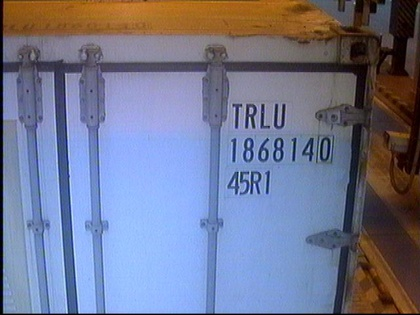
%> input picture ContainerRec/data1/16/3.jpg, 420 x 315 px, shrunk from 640 x 480 before the run
$ octave --eval "result = getNumFromBw(imread('data1/16/3.jpg'));"   (GNU Octave 9; MATLAB toolbox functions it lacks are replaced by stand-ins)
%> lines starting %> are read from the running program, lines starting %| are printed output that depends on the picture; in (x1, y1, x2, y2) boxes, pixels count from 0 and x2, y2 are one past the last pixel; in counts of white or black regions, pixels touching at a corner belong together; the program's own positions count from 1
### ContainerRec/getSqrt.m
function [ output_img ] = getSqrt( input_img )
%GETSQRT Summary of this function goes here
%   Detailed explanation goes here

I{10}  = '0';
I{1} = input_img;
% I{3} = imread('resource/16/3.jpg');
% figure;imshow(I{1});
% I{1} = rgb2gray(I{1});

% figure;imshow(I{1});
% I{1} = ordfilt2(I{1} ,5,ones(6,6));%滤波
% figure;imshow(I{1});

%% 下面是取色阶
hy = fspecial('sobel');
hx = hy';
Iy = imfilter(double(I{1}), hy, 'replicate');
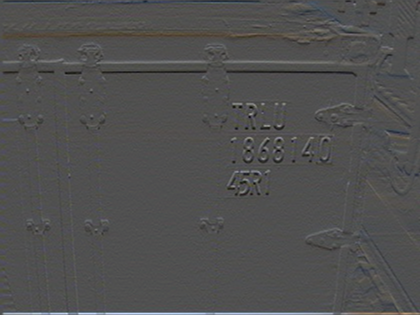
%> Iy: size 315x420x3 double; mean R, G, B 2.8, 1.8, 0.6; drawn with min black and max white
Ix = imfilter(double(I{1}), hx, 'replicate');
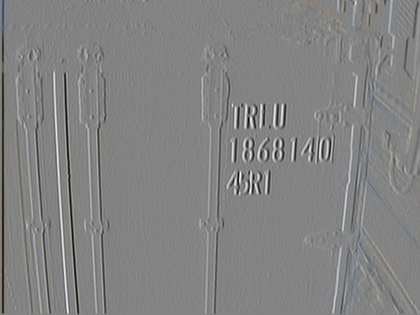
%> Ix: size 315x420x3 double; mean R, G, B -1, -0.6, -0.2; drawn with min black and max white
gradmag = sqrt(Ix.^2 + Iy.^2);
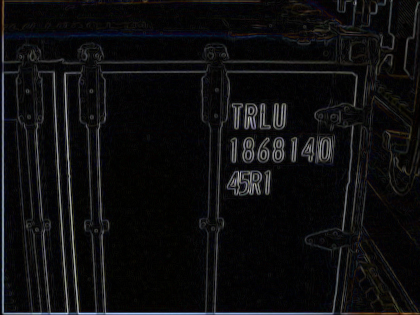
%> gradmag: size 315x420x3 double; mean R, G, B 53.2, 53, 57.4; drawn with min black and max white
%gradmagUint高阶
gradmagUint = im2uint8(gradmag/255);
[m,n] = size(gradmagUint);
%> m = 315; n = 1260
%下面是对边界做一个消除
doWhrite = 20;
for i=1:m
    for j=1:n
        if(i<doWhrite||i>(m-doWhrite))
            gradmagUint(i,j,:) = 0;
            gradmag(i,j,:) = 0;
        end
        if(j<doWhrite||j>(n-doWhrite))
            gradmagUint(i,j,:) = 0;
            gradmag(i,j,:) = 0;
        end

    end
end
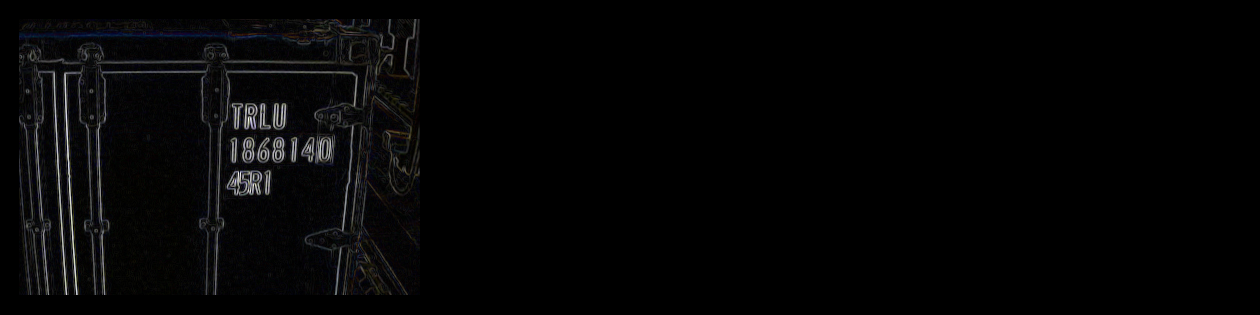
%> gradmag: size 315x1260x3 double; mean R, G, B 14, 13.9, 14.8; drawn with min black and max white
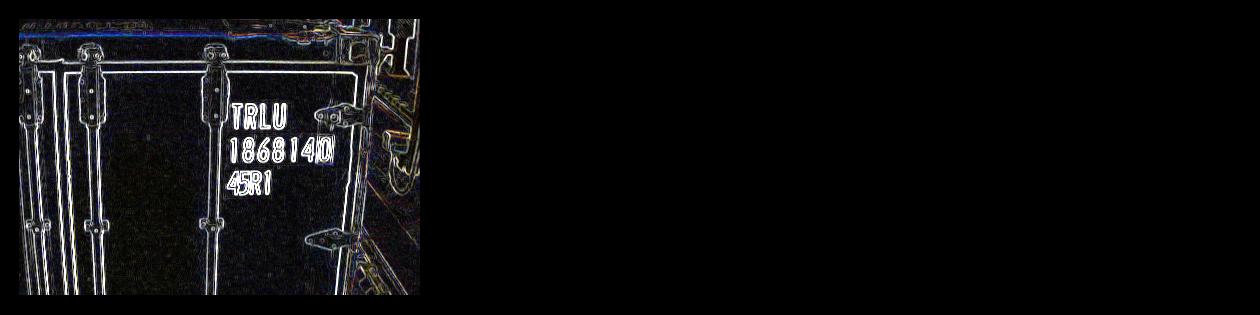
%> gradmagUint: size 315x1260x3 uint8; mean R, G, B 12.7, 12.6, 13.5
preGra = mean(gradmagUint(:));
%> preGra = 12.92
disp(preGra);
%| 12.918
for i=1:m
    for j=1:n
        if(gradmagUint(i,j,:)<2*preGra)
            gradmagUint(i,j,:) = 0;
            gradmag(i,j,:) = 0;
        end
    end
end
%> gradmag: size 315x1260x3 double; 12.16% of pixels changed, all inside (x1, y1, x2, y2) = (19, 19, 420, 295)

% [6 lines of commented-out code are left out]

output_img = gradmagUint;
initLevel = graythresh(gradmagUint);
%> initLevel = 0.349
gradmagUint=im2bw(gradmagUint,initLevel);
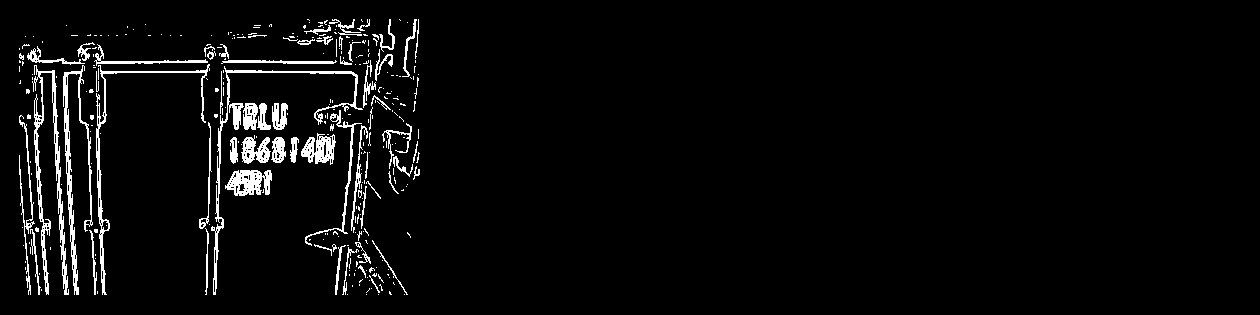
%> gradmagUint: size 315x1260 logical; 4% white; 304 white regions (241 under 20 px), largest, box (x1, y1, x2, y2) and area: (32, 65, 69, 295) 1767, (211, 66, 363, 295) 1466, (63, 65, 93, 295) 1378
% figure;mesh(gradmag);
% figure;imshow(gradmagUint);
end

### ContainerRec/getNumFromBw.m
function [ output_img ] = getNumFromBw(input_img )
I{10} = '0';
I{10} = input_img;
I{1} = getSqrt(I{10});
[m,n] = size(I{10});
%> m = 315; n = 1260
n = n/3;
%> n = 420
initLevel = graythresh(I{1});
%> initLevel = 0.349
I{2}=im2bw(I{1},initLevel);
I{2} =bwareaopen(I{2},50);
I{2} = imfill(I{2},'holes');
I{2} = im2uint8(I{2});
se=strel('rectangle',[5,5]);
I{3} = imdilate(I{2},se);
initLevel = graythresh(I{3});
%> initLevel = 0.498
I{4}=im2bw(I{3},initLevel);
guile = I{4};
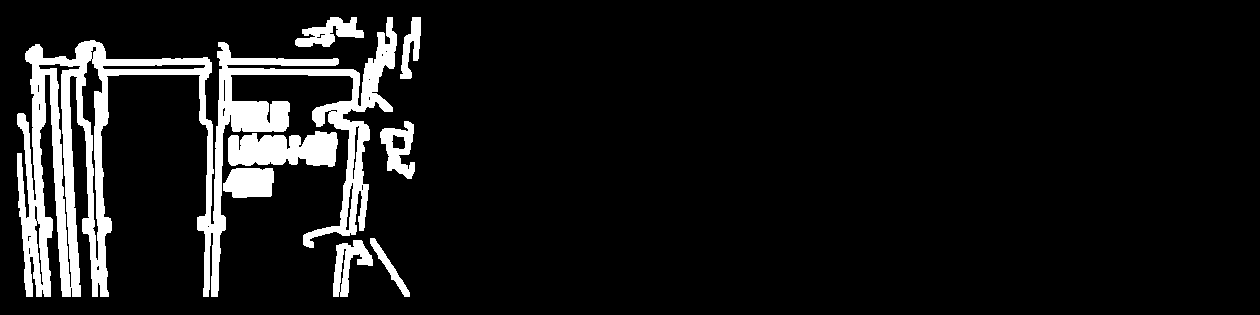
%> guile: size 315x1260 logical; 9.1% white; 8 white regions, largest, box (x1, y1, x2, y2) and area: (17, 17, 397, 297) 27313, (228, 131, 338, 167) 3111, (223, 168, 274, 198) 1318
output_img = I{4};
for i=1:m
    for j=1:n
        if(I{4}(i,j)==1)
        else
            I{10}(i,j,:) = 0;
        end
    end
end
%> after the loop, I = 10 items
end

$ run again, on ContainerRec/data1/16/1.jpg
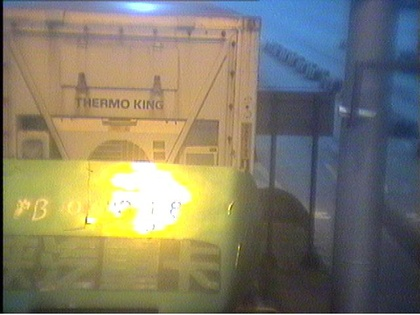
%> input picture ContainerRec/data1/16/1.jpg, 420 x 315 px, shrunk from 640 x 480 before the run
%> preGra = 9.45
%| 9.4493
%> in getSqrt, `initLevel = graythresh(gradmagUint);`: initLevel = 0.145
%> in getSqrt, `gradmagUint=im2bw(gradmagUint,initLevel);`:
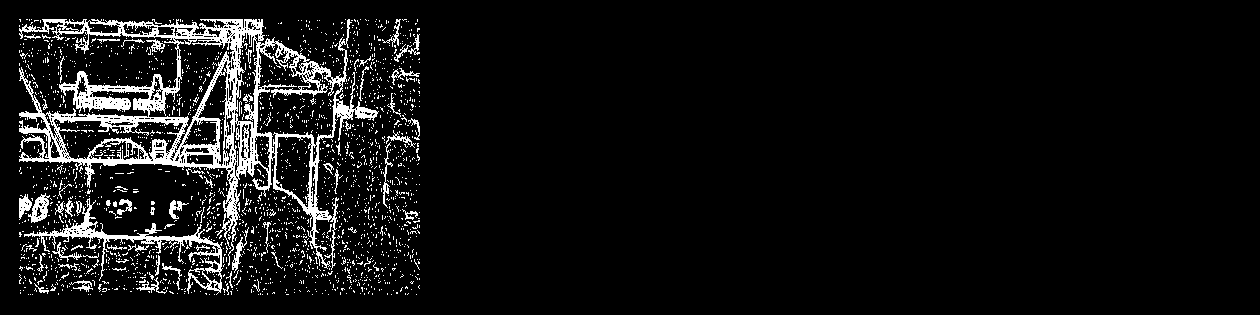
%> gradmagUint: size 315x1260 logical; 7.2% white in thin lines or dots, all inside (x1, y1, x2, y2) = (19, 19, 420, 295)
%> in getNumFromBw, `[m,n] = size(I{10});`: m = 315; n = 1260
%> in getNumFromBw, `n = n/3;`: n = 420
%> in getNumFromBw, `initLevel = graythresh(I{1});`: initLevel = 0.145
%> in getNumFromBw, `initLevel = graythresh(I{3});`: initLevel = 0.498
%> in getNumFromBw, `guile = I{4};`:
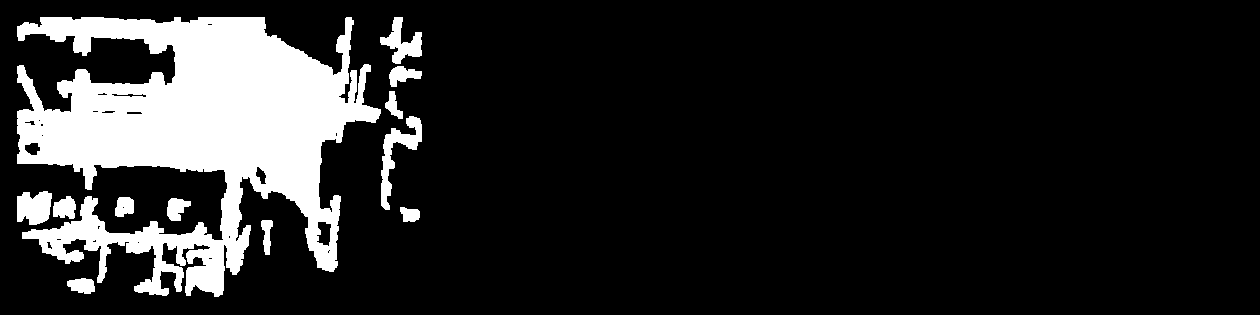
%> guile: size 315x1260 logical; 14.7% white; 12 white regions, largest, box (x1, y1, x2, y2) and area: (17, 17, 381, 297) 52826, (381, 116, 422, 210) 1220, (17, 191, 52, 225) 945
%> after the loop in getNumFromBw, `for i=1:m`: I = 10 items

$ run again, on ContainerRec/data1/16/4.jpg
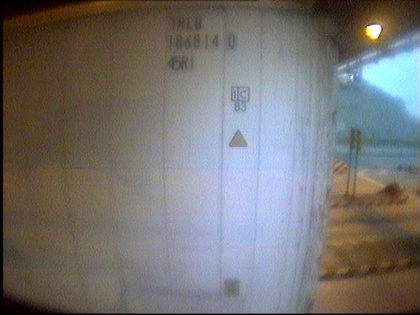
%> input picture ContainerRec/data1/16/4.jpg, 420 x 315 px, shrunk from 640 x 480 before the run
%> preGra = 7.46
%| 7.4583
%> in getSqrt, `initLevel = graythresh(gradmagUint);`: initLevel = 0.0745
%> in getNumFromBw, `[m,n] = size(I{10});`: m = 315; n = 1260
%> in getNumFromBw, `n = n/3;`: n = 420
%> in getNumFromBw, `initLevel = graythresh(I{1});`: initLevel = 0.0745
%> in getNumFromBw, `initLevel = graythresh(I{3});`: initLevel = 0.498
%> in getNumFromBw, `guile = I{4};`:
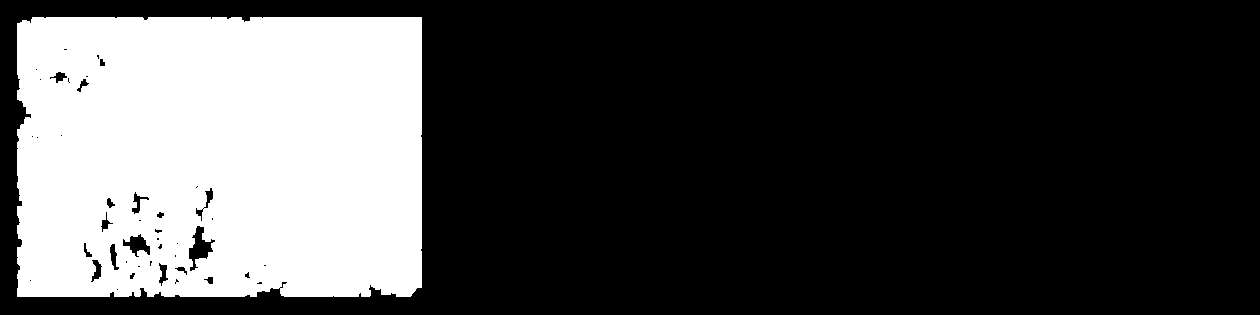
%> guile: size 315x1260 logical; 27.8% white; 1 white region, box (x1, y1, x2, y2) and area: (17, 17, 422, 297) 110402
%> after the loop in getNumFromBw, `for i=1:m`: I = 10 items
